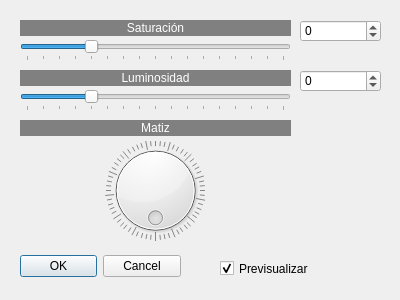
<?xml version="1.0" encoding="UTF-8"?>
<ui version="4.0">
 <class>MatSatLum</class>
 <widget class="QDialog" name="MatSatLum">
  <property name="windowModality">
   <enum>Qt::WindowModality::WindowModal</enum>
  </property>
  <property name="geometry">
   <rect>
    <x>0</x>
    <y>0</y>
    <width>400</width>
    <height>300</height>
   </rect>
  </property>
  <property name="windowTitle">
   <string>Matiz/saturación/luminosidad</string>
  </property>
  <widget class="QDialogButtonBox" name="buttonBox">
   <property name="geometry">
    <rect>
     <x>20</x>
     <y>250</y>
     <width>161</width>
     <height>32</height>
    </rect>
   </property>
   <property name="orientation">
    <enum>Qt::Orientation::Horizontal</enum>
   </property>
   <property name="standardButtons">
    <set>QDialogButtonBox::StandardButton::Cancel|QDialogButtonBox::StandardButton::Ok</set>
   </property>
  </widget>
  <widget class="QSpinBox" name="spinBox_2">
   <property name="geometry">
    <rect>
     <x>300</x>
     <y>70</y>
     <width>81</width>
     <height>22</height>
    </rect>
   </property>
   <property name="minimum">
    <number>-100</number>
   </property>
   <property name="maximum">
    <number>100</number>
   </property>
  </widget>
  <widget class="QSlider" name="horizontalSlider">
   <property name="geometry">
    <rect>
     <x>20</x>
     <y>40</y>
     <width>271</width>
     <height>21</height>
    </rect>
   </property>
   <property name="minimum">
    <number>0</number>
   </property>
   <property name="maximum">
    <number>400</number>
   </property>
   <property name="pageStep">
    <number>16</number>
   </property>
   <property name="value">
    <number>100</number>
   </property>
   <property name="orientation">
    <enum>Qt::Orientation::Horizontal</enum>
   </property>
   <property name="tickPosition">
    <enum>QSlider::TickPosition::TicksBelow</enum>
   </property>
   <property name="tickInterval">
    <number>25</number>
   </property>
  </widget>
  <widget class="QSpinBox" name="spinBox">
   <property name="geometry">
    <rect>
     <x>300</x>
     <y>20</y>
     <width>81</width>
     <height>22</height>
    </rect>
   </property>
   <property name="minimum">
    <number>-256</number>
   </property>
   <property name="maximum">
    <number>256</number>
   </property>
  </widget>
  <widget class="QCheckBox" name="checkBox">
   <property name="geometry">
    <rect>
     <x>220</x>
     <y>260</y>
     <width>101</width>
     <height>17</height>
    </rect>
   </property>
   <property name="text">
    <string>Previsualizar</string>
   </property>
   <property name="checked">
    <bool>true</bool>
   </property>
  </widget>
  <widget class="QLabel" name="label_2">
   <property name="geometry">
    <rect>
     <x>20</x>
     <y>70</y>
     <width>271</width>
     <height>16</height>
    </rect>
   </property>
   <property name="styleSheet">
    <string notr="true">background-color: rgb(128, 128, 128);
color: rgb(255, 255, 255);</string>
   </property>
   <property name="text">
    <string>Luminosidad</string>
   </property>
   <property name="alignment">
    <set>Qt::AlignmentFlag::AlignCenter</set>
   </property>
  </widget>
  <widget class="QSlider" name="horizontalSlider_2">
   <property name="geometry">
    <rect>
     <x>20</x>
     <y>90</y>
     <width>271</width>
     <height>21</height>
    </rect>
   </property>
   <property name="minimum">
    <number>0</number>
   </property>
   <property name="maximum">
    <number>400</number>
   </property>
   <property name="value">
    <number>100</number>
   </property>
   <property name="orientation">
    <enum>Qt::Orientation::Horizontal</enum>
   </property>
   <property name="tickPosition">
    <enum>QSlider::TickPosition::TicksBelow</enum>
   </property>
   <property name="tickInterval">
    <number>25</number>
   </property>
  </widget>
  <widget class="QLabel" name="label">
   <property name="geometry">
    <rect>
     <x>20</x>
     <y>20</y>
     <width>271</width>
     <height>16</height>
    </rect>
   </property>
   <property name="styleSheet">
    <string notr="true">background-color: rgb(128, 128, 128);
color: rgb(255, 255, 255);</string>
   </property>
   <property name="text">
    <string>Saturación</string>
   </property>
   <property name="alignment">
    <set>Qt::AlignmentFlag::AlignCenter</set>
   </property>
  </widget>
  <widget class="QLabel" name="label_3">
   <property name="geometry">
    <rect>
     <x>20</x>
     <y>120</y>
     <width>271</width>
     <height>16</height>
    </rect>
   </property>
   <property name="styleSheet">
    <string notr="true">background-color: rgb(128, 128, 128);
color: rgb(255, 255, 255);</string>
   </property>
   <property name="text">
    <string>Matiz</string>
   </property>
   <property name="alignment">
    <set>Qt::AlignmentFlag::AlignCenter</set>
   </property>
  </widget>
  <widget class="QDial" name="dial">
   <property name="geometry">
    <rect>
     <x>90</x>
     <y>140</y>
     <width>131</width>
     <height>101</height>
    </rect>
   </property>
   <property name="maximum">
    <number>255</number>
   </property>
   <property name="wrapping">
    <bool>true</bool>
   </property>
   <property name="notchTarget">
    <double>4.000000000000000</double>
   </property>
   <property name="notchesVisible">
    <bool>true</bool>
   </property>
  </widget>
 </widget>
 <resources/>
 <connections>
  <connection>
   <sender>buttonBox</sender>
   <signal>accepted()</signal>
   <receiver>MatSatLum</receiver>
   <slot>accept()</slot>
   <hints>
    <hint type="sourcelabel">
     <x>248</x>
     <y>254</y>
    </hint>
    <hint type="destinationlabel">
     <x>157</x>
     <y>274</y>
    </hint>
   </hints>
  </connection>
  <connection>
   <sender>buttonBox</sender>
   <signal>rejected()</signal>
   <receiver>MatSatLum</receiver>
   <slot>reject()</slot>
   <hints>
    <hint type="sourcelabel">
     <x>316</x>
     <y>260</y>
    </hint>
    <hint type="destinationlabel">
     <x>286</x>
     <y>274</y>
    </hint>
   </hints>
  </connection>
 </connections>
</ui>
